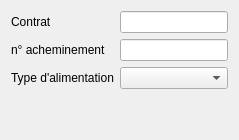
         <widget class="QWidget" name="tab_6">
          <attribute name="title">
           <string>Général</string>
          </attribute>
          <layout class="QGridLayout" name="gridLayout_13">
           <item row="1" column="0">
            <widget class="QLabel" name="label_3">
             <property name="text">
              <string>n° acheminement</string>
             </property>
             <property name="wordWrap">
              <bool>true</bool>
             </property>
            </widget>
           </item>
           <item row="0" column="0">
            <widget class="QLabel" name="label">
             <property name="text">
              <string>Contrat</string>
             </property>
             <property name="wordWrap">
              <bool>true</bool>
             </property>
            </widget>
           </item>
           <item row="0" column="1">
            <widget class="QLineEdit" name="lineEdit_contrat"/>
           </item>
           <item row="1" column="1">
            <widget class="QLineEdit" name="lineEdit_achemin"/>
           </item>
           <item row="2" column="1">
            <widget class="QComboBox" name="comboBox_typealim"/>
           </item>
           <item row="2" column="0">
            <widget class="QLabel" name="label_5">
             <property name="text">
              <string>Type d'alimentation</string>
             </property>
             <property name="wordWrap">
              <bool>true</bool>
             </property>
            </widget>
           </item>
           <item row="3" column="1">
            <spacer name="verticalSpacer_2">
             <property name="orientation">
              <enum>Qt::Vertical</enum>
             </property>
             <property name="sizeHint" stdset="0">
              <size>
               <width>20</width>
               <height>40</height>
              </size>
             </property>
            </spacer>
           </item>
          </layout>
         </widget>
